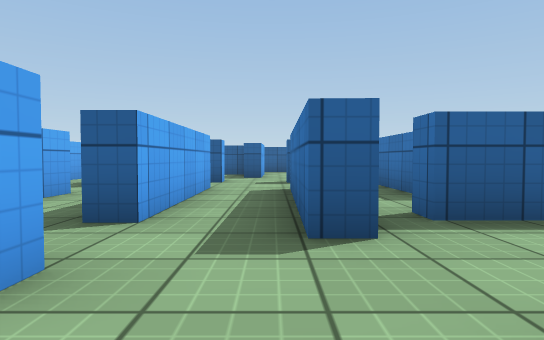
View 1 (above)

24 first-person views from a walk through a Unity game level. The camera is 0.58 m above the floor, tilts 2° down and sees 75° across. The floor is counted in squares, 1 m on a side. Each view is taken from the middle of a square. On the plan, view 1 faces up. The plan holds only what a view shows up to about 10 squares ahead; the rest is blank. The player is left out. Surface patterns are stand-ins for the level's own textures.

View 2
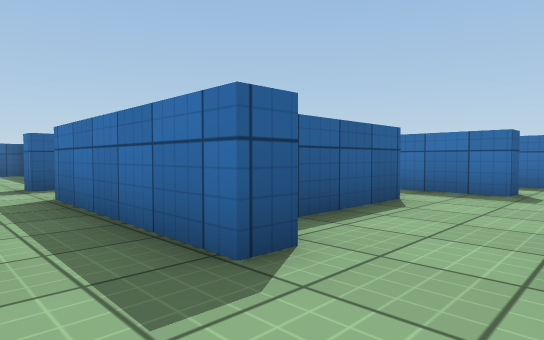

View 3
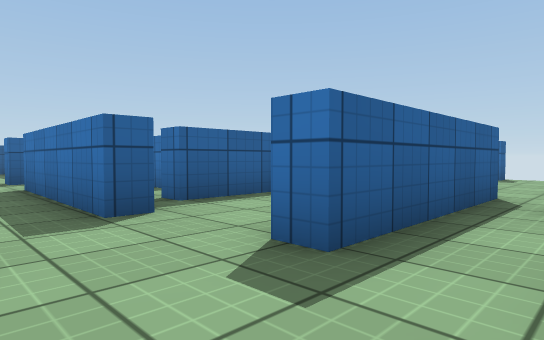

View 4
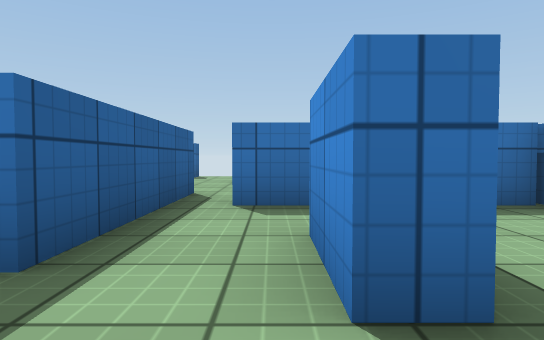

View 5
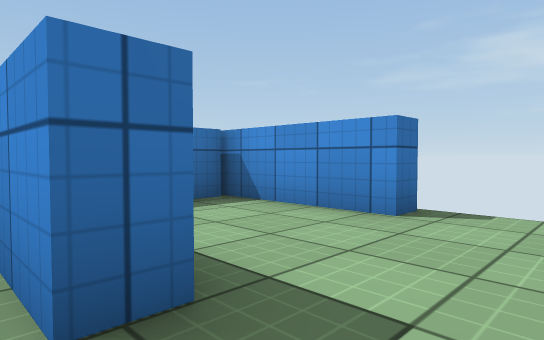

View 6
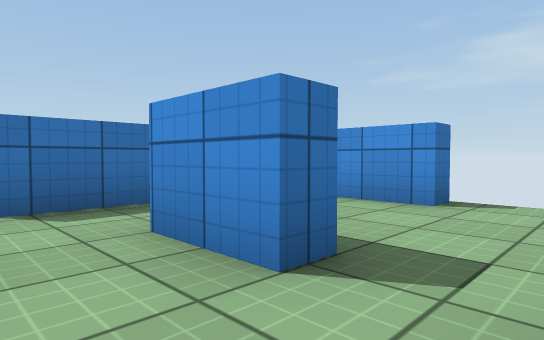

View 7
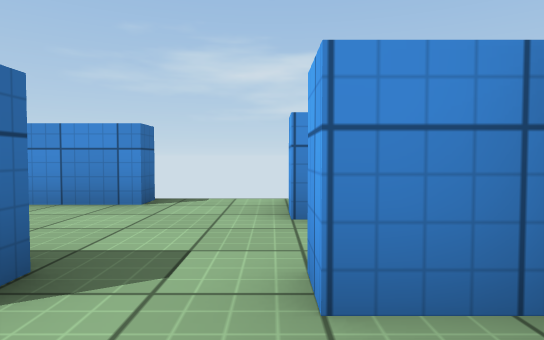

View 8
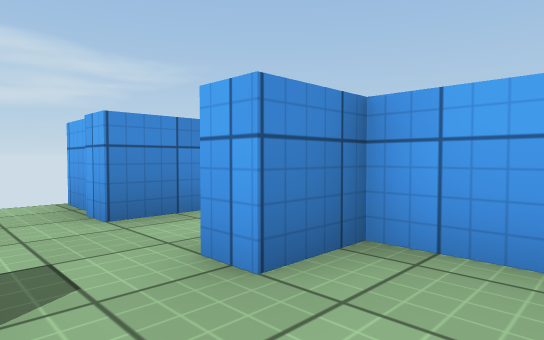

View 9
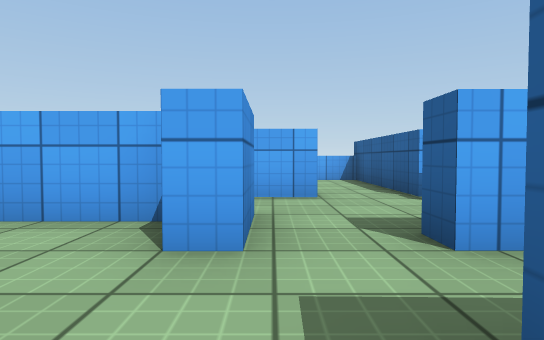

View 10
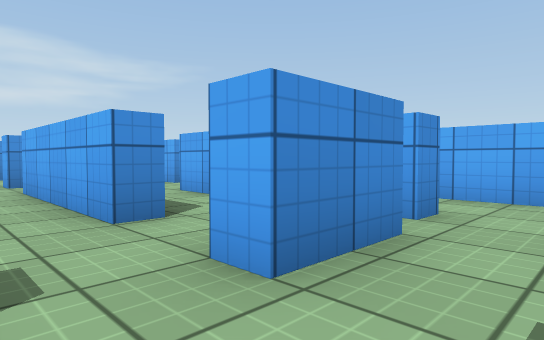

View 11
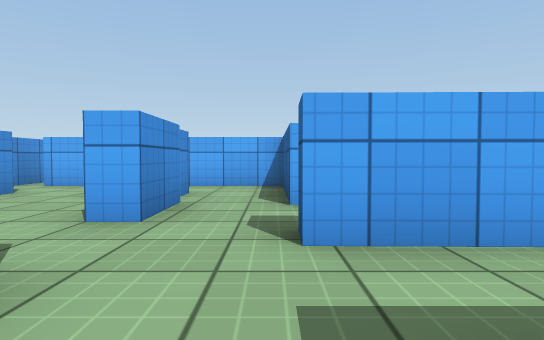

View 12
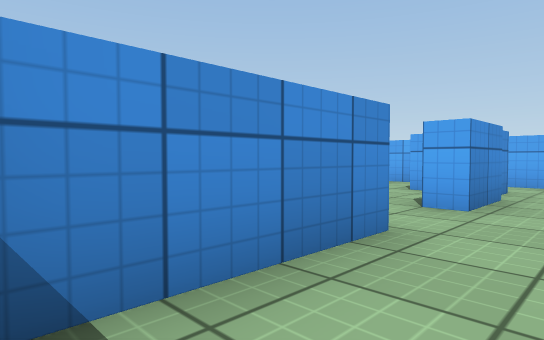

View 13
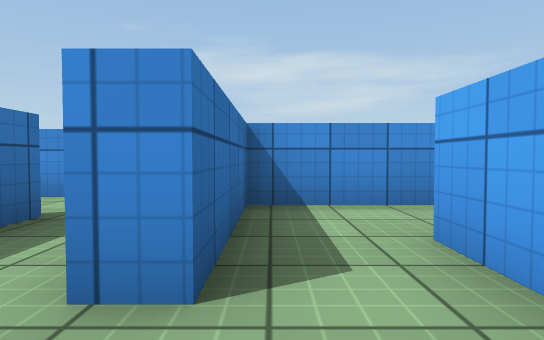

View 14
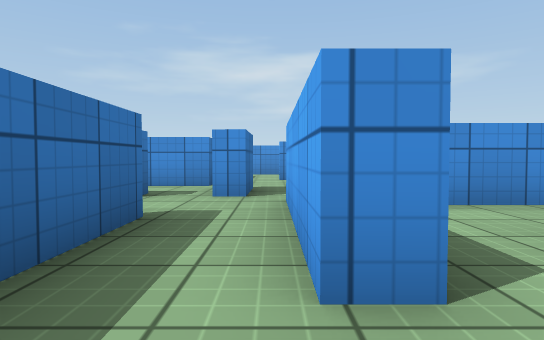

View 15
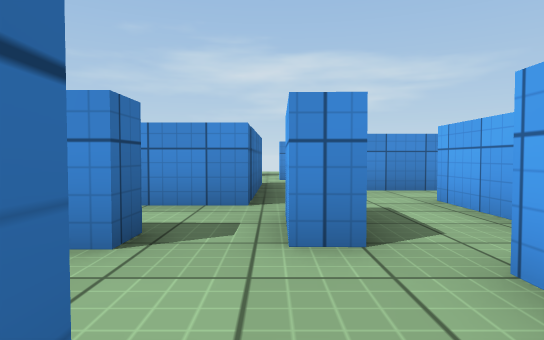

View 16
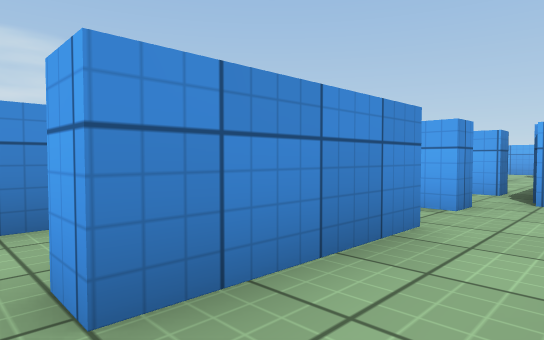

View 17
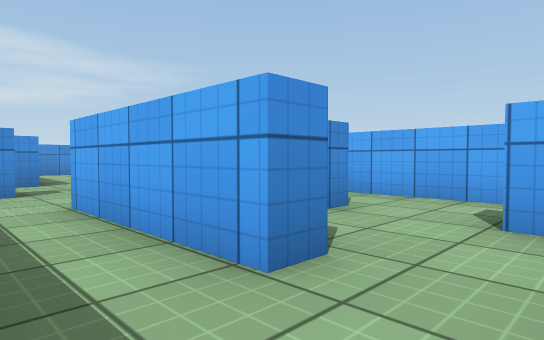

View 18
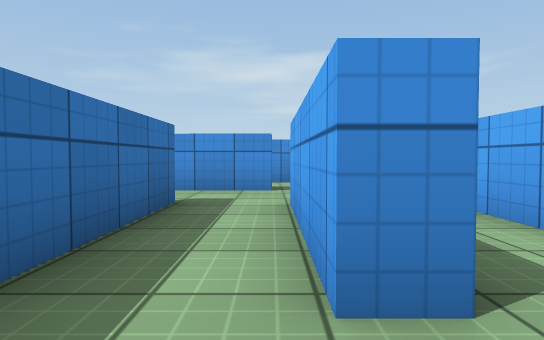

View 19
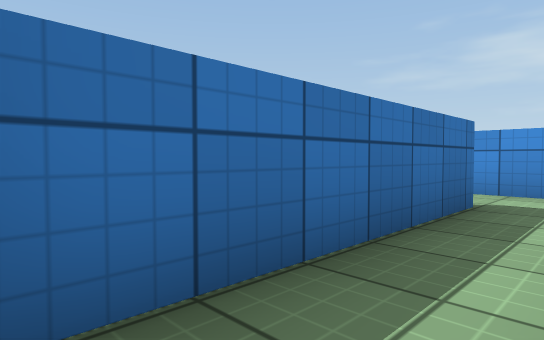

View 20
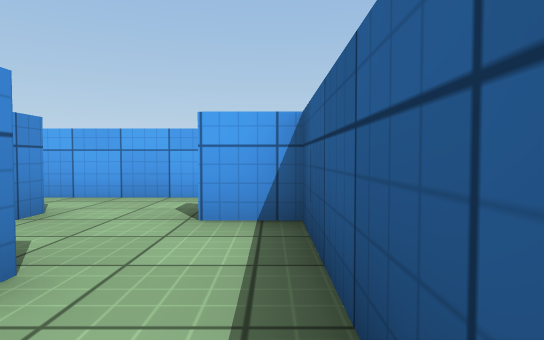

View 21
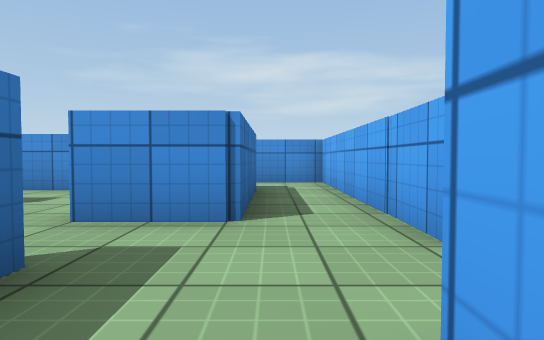

View 22
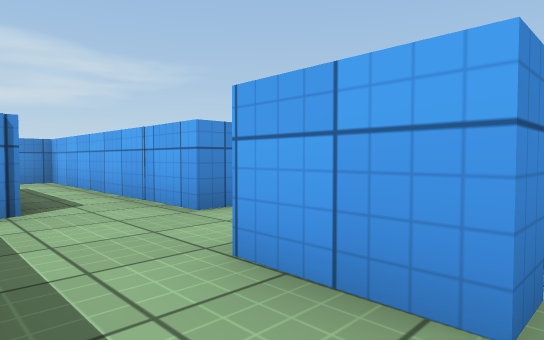

View 23
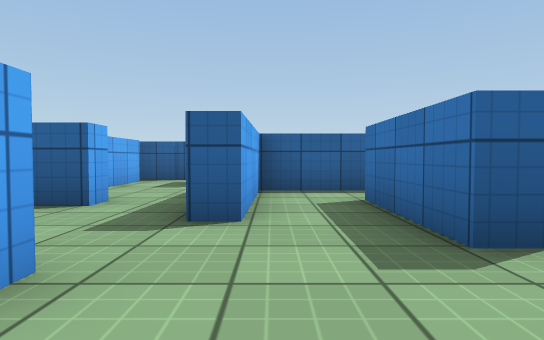

View 24
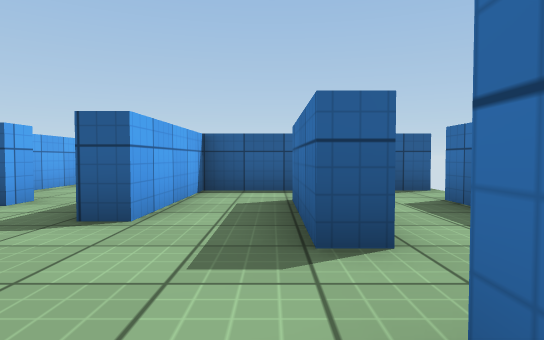

### Floor plan
Key: @ floor where view 1 was taken; # wall or solid block; x gap in a wall; . floor; ^ raised ledge.
Columns run from 8 left of view 1 to 10 right of it. Each row starts with its distance up from view 1.
 15             #####
 14             #...#
 13          .#.....#
 12        #..#...#.#
 11        #..#.#.#.#
 10    ###.x....#.#.#
  9    #..##...##.....
  8    ##....###...##.
  7    ##......#.#. ..
  6    ##..#.#.#... ..
  5   .##..#.#....#####
  4 ####...#.#...##.x.x
  3 ^......x.###x#..#.#
  2    ##.##.....x..#.#
  1     #.#..#####....
  0     #.#.@.........
 -1     #.#.....# ..#
 -2     #.#..#..#
 -3     #.......#
 -4     ####....#
 -5        # ####

Positions as (right, up) in squares from view 1, and headings:
1: (0, 0), facing up
2: (-1, 1), facing up-right
3: (-1, -1), facing up-right
4: (-1, -1), facing right
5: (-1, -1), facing down-right
6: (-1, 0), facing down-right
7: (-1, 0), facing down
8: (0, 0), facing down-left
9: (1, 2), facing left
10: (0, 10), facing down-left
11: (2, 10), facing left
12: (3, 10), facing down-left
13: (3, 13), facing down
14: (4, 13), facing down
15: (5, 10), facing down
16: (9, 9), facing down-left
17: (7, 14), facing down-left
18: (6, 14), facing down
19: (6, 14), facing down-right
20: (7, 14), facing left
21: (-3, 5), facing down
22: (-2, 6), facing down-left
23: (6, -1), facing up
24: (7, -1), facing up
